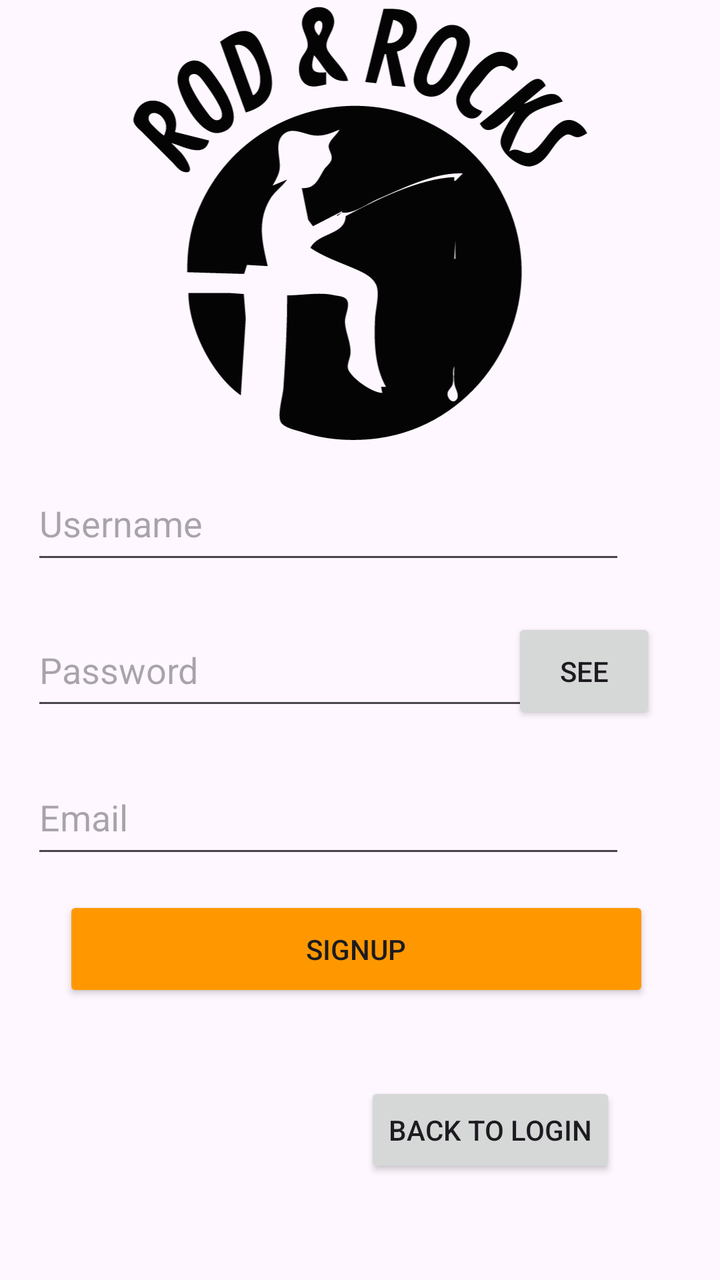
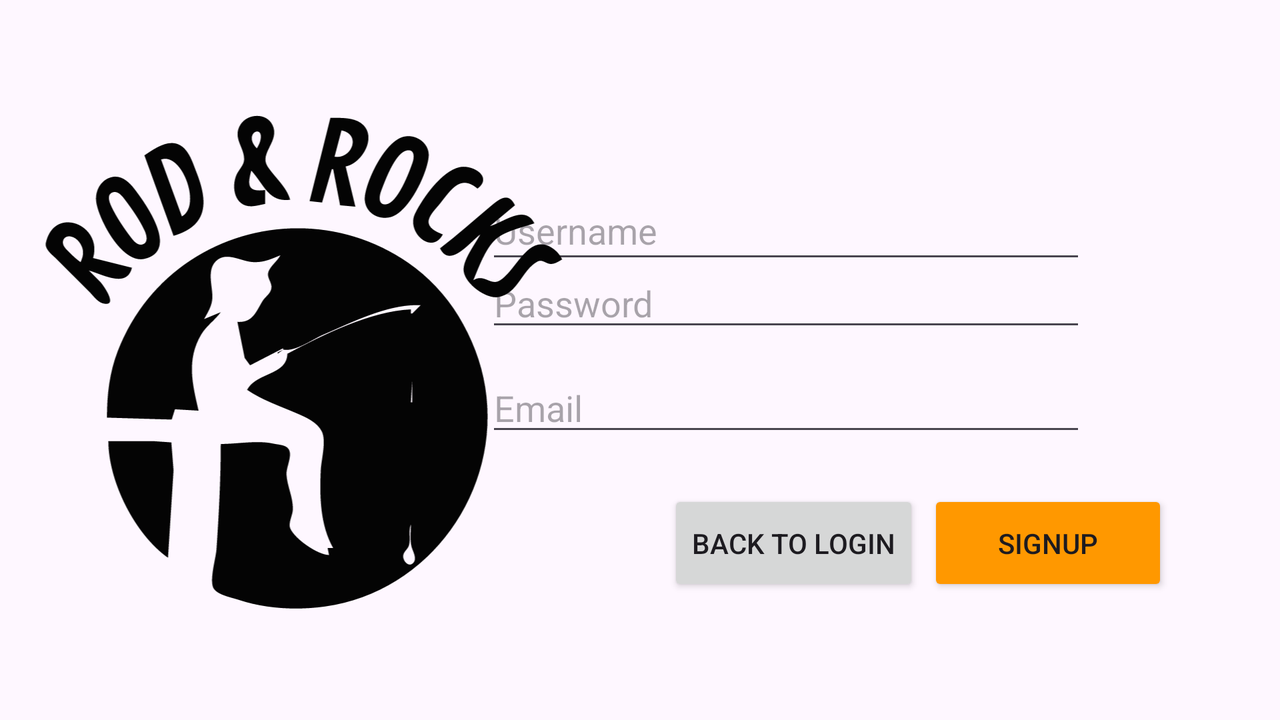

An Android layout and its configuration variant, each rendered on a device that would load it. The default file and the variant file are quoted in full after the pictures.
<!-- AndroidManifest.xml: application theme Theme.RodRocks -->
<!-- res/layout/fragment_sign_up.xml -->
<?xml version="1.0" encoding="utf-8"?>
<FrameLayout xmlns:android="http://schemas.android.com/apk/res/android"
    xmlns:app="http://schemas.android.com/apk/res-auto"
    xmlns:tools="http://schemas.android.com/tools"
    android:layout_width="match_parent"
    android:layout_height="match_parent"
    tools:context=".SignUpFragment">

    <androidx.constraintlayout.widget.ConstraintLayout
        android:layout_width="match_parent"
        android:layout_height="match_parent">

        <EditText
            android:id="@+id/passwordSignUp"
            android:layout_width="256dp"
            android:layout_height="53dp"
            android:layout_marginStart="41dp"
            android:layout_marginEnd="10dp"
            android:layout_marginBottom="20dp"
            android:ems="10"
            android:hint="@string/passwordSignUp"
            android:inputType="textPassword"
            app:layout_constraintBottom_toTopOf="@+id/emailSignUp"
            app:layout_constraintEnd_toStartOf="@+id/showPwdBtn"
            app:layout_constraintStart_toStartOf="parent" />

        <ImageView
            android:id="@+id/imageView"
            android:layout_width="265dp"
            android:layout_height="239dp"
            android:layout_marginStart="73dp"
            android:layout_marginTop="36dp"
            android:layout_marginEnd="73dp"
            android:layout_marginBottom="49dp"
            android:src="@drawable/rod_rockslogo"
            app:layout_constraintBottom_toTopOf="@+id/usernameSignUp"
            app:layout_constraintEnd_toEndOf="parent"
            app:layout_constraintStart_toStartOf="parent"
            app:layout_constraintTop_toTopOf="parent" />

        <Button
            android:id="@+id/backLogButton"
            android:layout_width="wrap_content"
            android:layout_height="wrap_content"
            android:layout_marginStart="203dp"
            android:layout_marginEnd="73dp"
            android:layout_marginBottom="51dp"
            android:text="@string/backLogButton"
            app:layout_constraintBottom_toBottomOf="parent"
            app:layout_constraintEnd_toEndOf="parent"
            app:layout_constraintStart_toStartOf="parent" />

        <EditText
            android:id="@+id/emailSignUp"
            android:layout_width="297dp"
            android:layout_height="54dp"
            android:layout_marginStart="41dp"
            android:layout_marginEnd="73dp"
            android:layout_marginBottom="14dp"
            android:ems="10"
            android:hint="@string/emailSignUp"
            android:inputType="text"
            app:layout_constraintBottom_toTopOf="@+id/signUpButton"
            app:layout_constraintEnd_toEndOf="parent"
            app:layout_constraintStart_toStartOf="parent" />

        <Button
            android:id="@+id/showPwdBtn"
            android:layout_width="72dp"
            android:layout_height="53dp"
            android:layout_marginTop="22dp"
            android:layout_marginEnd="32dp"
            android:layout_marginBottom="18dp"
            android:text="@string/showPwdBtn"
            app:cornerRadius="5dp"
            app:layout_constraintBottom_toTopOf="@+id/emailSignUp"
            app:layout_constraintEnd_toEndOf="parent"
            app:layout_constraintTop_toBottomOf="@+id/usernameSignUp" />

        <Button
            android:id="@+id/signUpButton"
            android:layout_width="293dp"
            android:layout_height="53dp"
            android:layout_marginStart="57dp"
            android:layout_marginEnd="61dp"
            android:layout_marginBottom="40dp"
            android:backgroundTint="#FF9800"
            android:text="@string/signUpButton"
            app:layout_constraintBottom_toTopOf="@+id/backLogButton"
            app:layout_constraintEnd_toEndOf="parent"
            app:layout_constraintStart_toStartOf="parent" />

        <EditText
            android:id="@+id/usernameSignUp"
            android:layout_width="297dp"
            android:layout_height="54dp"
            android:layout_marginStart="41dp"
            android:layout_marginEnd="73dp"
            android:layout_marginBottom="20dp"
            android:ems="10"
            android:hint="@string/usernameSignUp"
            android:inputType="text"
            app:layout_constraintBottom_toTopOf="@+id/passwordSignUp"
            app:layout_constraintEnd_toEndOf="parent"
            app:layout_constraintStart_toStartOf="parent" />

    </androidx.constraintlayout.widget.ConstraintLayout>


</FrameLayout>
<!-- resources referenced by this layout -->
<resources>
  <!-- drawable rod_rockslogo: vector/xml drawable (drawable, 4201 chars, omitted) -->
  <string name="backLogButton">Back to Login</string>
  <string name="emailSignUp">Email</string>
  <string name="passwordSignUp">Password</string>
  <string name="showPwdBtn">See</string>
  <string name="signUpButton">SignUp</string>
  <string name="usernameSignUp">Username</string>
  <style name="Theme.RodRocks" parent="Base.Theme.RodRocks" />
  <style name="Base.Theme.RodRocks" parent="Theme.Material3.DayNight.NoActionBar">
          
          
      </style>
</resources>
<!-- res/layout-land/fragment_sign_up.xml (the author's variant of the layout above) -->
<!-- drawn on the phone turned sideways -->
<?xml version="1.0" encoding="utf-8"?>
<FrameLayout xmlns:android="http://schemas.android.com/apk/res/android"
    xmlns:app="http://schemas.android.com/apk/res-auto"
    xmlns:tools="http://schemas.android.com/tools"
    android:layout_width="match_parent"
    android:layout_height="match_parent"
    tools:context=".SignUpFragment">

    <androidx.constraintlayout.widget.ConstraintLayout
        android:layout_width="match_parent"
        android:layout_height="match_parent">

        <EditText
            android:id="@+id/emailSignUp"
            android:layout_width="300dp"
            android:layout_height="0dp"
            android:layout_marginEnd="97dp"
            android:layout_marginBottom="22dp"
            android:ems="10"
            android:hint="@string/emailSignUp"
            android:inputType="text"
            app:layout_constraintBottom_toTopOf="@+id/signUpButton"
            app:layout_constraintEnd_toEndOf="parent" />

        <EditText
            android:id="@+id/passwordSignUp"
            android:layout_width="300dp"
            android:layout_height="0dp"
            android:layout_marginEnd="9dp"
            android:layout_marginBottom="11dp"
            android:ems="10"
            android:hint="@string/passwordSignUp"
            android:inputType="textPassword"
            app:layout_constraintBottom_toTopOf="@+id/emailSignUp"
            app:layout_constraintEnd_toStartOf="@+id/showPwdBtn" />

        <Button
            android:id="@+id/showPwdBtn"
            android:layout_width="72dp"
            android:layout_height="48dp"
            android:layout_marginTop="172dp"
            android:layout_marginEnd="16dp"
            android:layout_marginBottom="191dp"
            android:text="@string/showPwdBtn"
            app:cornerRadius="5dp"
            app:layout_constraintBottom_toBottomOf="parent"
            app:layout_constraintEnd_toEndOf="parent"
            app:layout_constraintTop_toTopOf="parent" />

        <EditText
            android:id="@+id/usernameSignUp"
            android:layout_width="300dp"
            android:layout_height="46dp"
            android:layout_marginTop="112dp"
            android:layout_marginEnd="97dp"
            android:layout_marginBottom="14dp"
            android:ems="10"
            android:hint="@string/usernameSignUp"
            android:inputType="text"
            app:layout_constraintBottom_toTopOf="@+id/passwordSignUp"
            app:layout_constraintEnd_toEndOf="parent"
            app:layout_constraintTop_toTopOf="parent" />

        <Button
            android:id="@+id/signUpButton"
            android:layout_width="120dp"
            android:layout_height="53dp"
            android:layout_marginStart="45dp"
            android:layout_marginEnd="97dp"
            android:layout_marginBottom="62dp"
            android:backgroundTint="#FF9800"
            android:text="@string/signUpButton"
            app:cornerRadius="5dp"
            app:layout_constraintBottom_toBottomOf="parent"
            app:layout_constraintEnd_toEndOf="parent"
            app:layout_constraintStart_toEndOf="@+id/backLogButton" />

        <Button
            android:id="@+id/backLogButton"
            android:layout_width="wrap_content"
            android:layout_height="53dp"
            android:layout_marginStart="30dp"
            android:layout_marginBottom="62dp"
            android:text="@string/backLogButton"
            app:cornerRadius="5dp"
            app:layout_constraintBottom_toBottomOf="parent"
            app:layout_constraintStart_toEndOf="@+id/imageView" />

        <ImageView
            android:id="@+id/imageView"
            android:layout_width="304dp"
            android:layout_height="272dp"
            android:layout_marginTop="69dp"
            android:layout_marginBottom="70dp"
            android:src="@drawable/rod_rockslogo"
            app:layout_constraintBottom_toBottomOf="parent"
            app:layout_constraintStart_toStartOf="parent"
            app:layout_constraintTop_toTopOf="parent" />

    </androidx.constraintlayout.widget.ConstraintLayout>


</FrameLayout>
